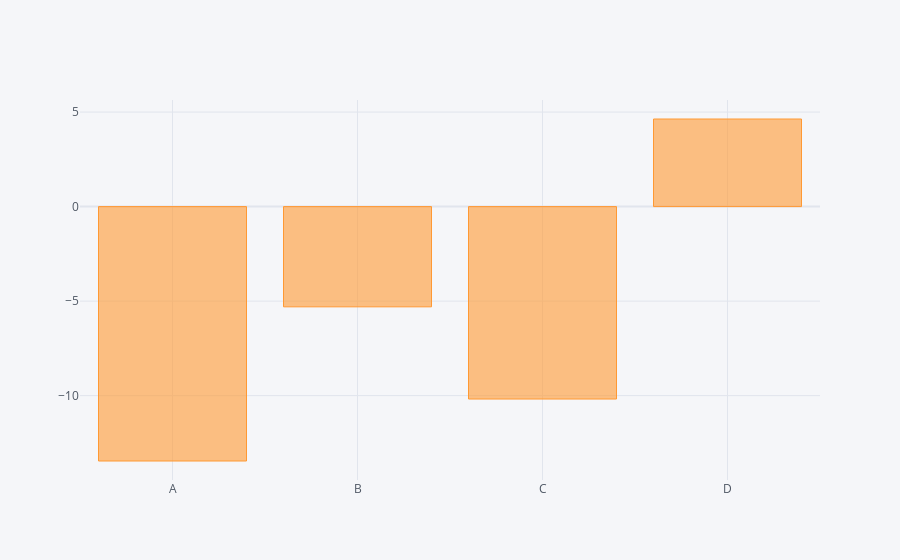

This figure's notebook cell:
### Code cell
df.sum().iplot(kind='bar')

### Figure 1 — Plotly figure (JSON) as saved in the notebook; plotly's stock layout.template omitted (floating-point values rounded to 4 significant figures)
{"data": [{"marker": {"color": "rgba(255, 153, 51, 0.6)", "line": {"color": "rgba(255, 153, 51, 1.0)", "width": 1}}, "name": "None", "orientation": "v", "text": "", "type": "bar", "x": ["A", "B", "C", "D"], "y": [-13.46, -5.303, -10.18, 4.634]}], "layout": {"autosize": true, "legend": {"bgcolor": "#F5F6F9", "font": {"color": "#4D5663"}}, "paper_bgcolor": "#F5F6F9", "plot_bgcolor": "#F5F6F9", "title": {"font": {"color": "#4D5663"}}, "xaxis": {"autorange": true, "gridcolor": "#E1E5ED", "range": [-0.5, 3.5], "showgrid": true, "tickfont": {"color": "#4D5663"}, "title": {"font": {"color": "#4D5663"}, "text": ""}, "type": "category", "zerolinecolor": "#E1E5ED"}, "yaxis": {"autorange": true, "gridcolor": "#E1E5ED", "range": [-14.47, 5.64], "showgrid": true, "tickfont": {"color": "#4D5663"}, "title": {"font": {"color": "#4D5663"}, "text": ""}, "type": "linear", "zerolinecolor": "#E1E5ED"}}}
